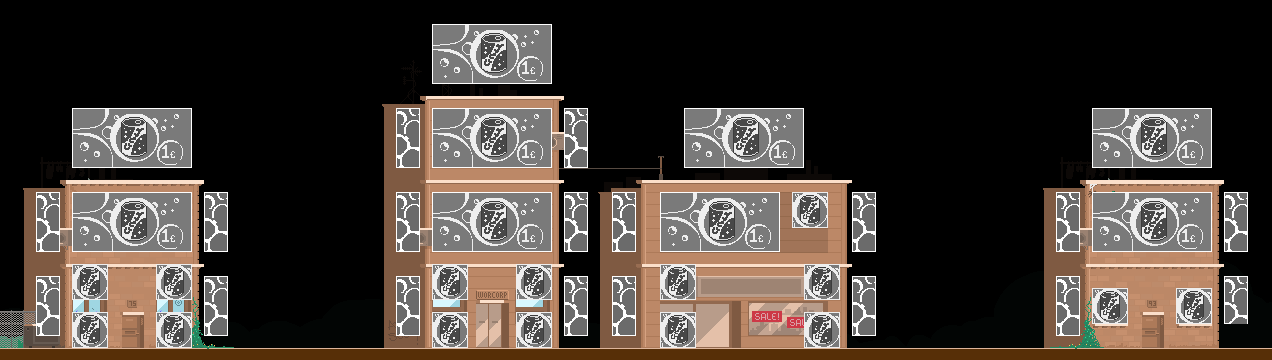

The image is a tile-based game level rendered from a .tmx file. Its description and complete source (layers, tilesets, objects, tile grids) follow:
An orthogonal 106x30 tile map with 12x12 px tiles, 1 tile layer (adLayer), 3 tilesets, 1 image layer.

<map version="1.0" tiledversion="1.0.3" orientation="orthogonal" renderorder="right-down" width="106" height="30" tilewidth="12" tileheight="12" nextobjectid="20">
 <tileset firstgid="1" name="banner_ph" tilewidth="12" tileheight="12" tilecount="10" columns="2">
  <image source="../images/enemies/banner_ph.png" width="24" height="60" />
 </tileset>
 <tileset firstgid="11" name="billboard_ph" tilewidth="12" tileheight="12" tilecount="50" columns="10">
  <image source="../images/enemies/billboard_ph.png" width="120" height="60" />
 </tileset>
 <tileset firstgid="61" name="square_ph" tilewidth="12" tileheight="12" tilecount="9" columns="3">
  <image source="../images/enemies/square_ph.png" width="36" height="36" />
 </tileset>
 <imagelayer name="bgLayer">
  <image source="../images/bg.png" width="1280" height="360" />
 </imagelayer>
 <layer name="adLayer" width="106" height="30">
  <data encoding="csv">
0,0,0,0,0,0,0,0,0,0,0,0,0,0,0,0,0,0,0,0,0,0,0,0,0,0,0,0,0,0,0,0,0,0,0,0,0,0,0,0,0,0,0,0,0,0,0,0,0,0,0,0,0,0,0,0,0,0,0,0,0,0,0,0,0,0,0,0,0,0,0,0,0,0,0,0,0,0,0,0,0,0,0,0,0,0,0,0,0,0,0,0,0,0,0,0,0,0,0,0,0,0,0,0,0,0,
0,0,0,0,0,0,0,0,0,0,0,0,0,0,0,0,0,0,0,0,0,0,0,0,0,0,0,0,0,0,0,0,0,0,0,0,0,0,0,0,0,0,0,0,0,0,0,0,0,0,0,0,0,0,0,0,0,0,0,0,0,0,0,0,0,0,0,0,0,0,0,0,0,0,0,0,0,0,0,0,0,0,0,0,0,0,0,0,0,0,0,0,0,0,0,0,0,0,0,0,0,0,0,0,0,0,
0,0,0,0,0,0,0,0,0,0,0,0,0,0,0,0,0,0,0,0,0,0,0,0,0,0,0,0,0,0,0,0,0,0,0,0,11,12,13,14,15,16,17,18,19,20,0,0,0,0,0,0,0,0,0,0,0,0,0,0,0,0,0,0,0,0,0,0,0,0,0,0,0,0,0,0,0,0,0,0,0,0,0,0,0,0,0,0,0,0,0,0,0,0,0,0,0,0,0,0,0,0,0,0,0,0,
0,0,0,0,0,0,0,0,0,0,0,0,0,0,0,0,0,0,0,0,0,0,0,0,0,0,0,0,0,0,0,0,0,0,0,0,21,22,23,24,25,26,27,28,29,30,0,0,0,0,0,0,0,0,0,0,0,0,0,0,0,0,0,0,0,0,0,0,0,0,0,0,0,0,0,0,0,0,0,0,0,0,0,0,0,0,0,0,0,0,0,0,0,0,0,0,0,0,0,0,0,0,0,0,0,0,
0,0,0,0,0,0,0,0,0,0,0,0,0,0,0,0,0,0,0,0,0,0,0,0,0,0,0,0,0,0,0,0,0,0,0,0,31,32,33,34,35,36,37,38,39,40,0,0,0,0,0,0,0,0,0,0,0,0,0,0,0,0,0,0,0,0,0,0,0,0,0,0,0,0,0,0,0,0,0,0,0,0,0,0,0,0,0,0,0,0,0,0,0,0,0,0,0,0,0,0,0,0,0,0,0,0,
0,0,0,0,0,0,0,0,0,0,0,0,0,0,0,0,0,0,0,0,0,0,0,0,0,0,0,0,0,0,0,0,0,0,0,0,41,42,43,44,45,46,47,48,49,50,0,0,0,0,0,0,0,0,0,0,0,0,0,0,0,0,0,0,0,0,0,0,0,0,0,0,0,0,0,0,0,0,0,0,0,0,0,0,0,0,0,0,0,0,0,0,0,0,0,0,0,0,0,0,0,0,0,0,0,0,
0,0,0,0,0,0,0,0,0,0,0,0,0,0,0,0,0,0,0,0,0,0,0,0,0,0,0,0,0,0,0,0,0,0,0,0,51,52,53,54,55,56,57,58,59,60,0,0,0,0,0,0,0,0,0,0,0,0,0,0,0,0,0,0,0,0,0,0,0,0,0,0,0,0,0,0,0,0,0,0,0,0,0,0,0,0,0,0,0,0,0,0,0,0,0,0,0,0,0,0,0,0,0,0,0,0,
0,0,0,0,0,0,0,0,0,0,0,0,0,0,0,0,0,0,0,0,0,0,0,0,0,0,0,0,0,0,0,0,0,0,0,0,0,0,0,0,0,0,0,0,0,0,0,0,0,0,0,0,0,0,0,0,0,0,0,0,0,0,0,0,0,0,0,0,0,0,0,0,0,0,0,0,0,0,0,0,0,0,0,0,0,0,0,0,0,0,0,0,0,0,0,0,0,0,0,0,0,0,0,0,0,0,
0,0,0,0,0,0,0,0,0,0,0,0,0,0,0,0,0,0,0,0,0,0,0,0,0,0,0,0,0,0,0,0,0,0,0,0,0,0,0,0,0,0,0,0,0,0,0,0,0,0,0,0,0,0,0,0,0,0,0,0,0,0,0,0,0,0,0,0,0,0,0,0,0,0,0,0,0,0,0,0,0,0,0,0,0,0,0,0,0,0,0,0,0,0,0,0,0,0,0,0,0,0,0,0,0,0,
0,0,0,0,0,0,11,12,13,14,15,16,17,18,19,20,0,0,0,0,0,0,0,0,0,0,0,0,0,0,0,0,0,1,2,0,11,12,13,14,15,16,17,18,19,20,0,1,2,0,0,0,0,0,0,0,0,11,12,13,14,15,16,17,18,19,20,0,0,0,0,0,0,0,0,0,0,0,0,0,0,0,0,0,0,0,0,0,0,0,0,11,12,13,14,15,16,17,18,19,20,0,0,0,0,0,
0,0,0,0,0,0,21,22,23,24,25,26,27,28,29,30,0,0,0,0,0,0,0,0,0,0,0,0,0,0,0,0,0,3,4,0,21,22,23,24,25,26,27,28,29,30,0,3,4,0,0,0,0,0,0,0,0,21,22,23,24,25,26,27,28,29,30,0,0,0,0,0,0,0,0,0,0,0,0,0,0,0,0,0,0,0,0,0,0,0,0,21,22,23,24,25,26,27,28,29,30,0,0,0,0,0,
0,0,0,0,0,0,31,32,33,34,35,36,37,38,39,40,0,0,0,0,0,0,0,0,0,0,0,0,0,0,0,0,0,5,6,0,31,32,33,34,35,36,37,38,39,40,0,5,6,0,0,0,0,0,0,0,0,31,32,33,34,35,36,37,38,39,40,0,0,0,0,0,0,0,0,0,0,0,0,0,0,0,0,0,0,0,0,0,0,0,0,31,32,33,34,35,36,37,38,39,40,0,0,0,0,0,
0,0,0,0,0,0,41,42,43,44,45,46,47,48,49,50,0,0,0,0,0,0,0,0,0,0,0,0,0,0,0,0,0,7,8,0,41,42,43,44,45,46,47,48,49,50,0,7,8,0,0,0,0,0,0,0,0,41,42,43,44,45,46,47,48,49,50,0,0,0,0,0,0,0,0,0,0,0,0,0,0,0,0,0,0,0,0,0,0,0,0,41,42,43,44,45,46,47,48,49,50,0,0,0,0,0,
0,0,0,0,0,0,51,52,53,54,55,56,57,58,59,60,0,0,0,0,0,0,0,0,0,0,0,0,0,0,0,0,0,9,10,0,51,52,53,54,55,56,57,58,59,60,0,9,10,0,0,0,0,0,0,0,0,51,52,53,54,55,56,57,58,59,60,0,0,0,0,0,0,0,0,0,0,0,0,0,0,0,0,0,0,0,0,0,0,0,0,51,52,53,54,55,56,57,58,59,60,0,0,0,0,0,
0,0,0,0,0,0,0,0,0,0,0,0,0,0,0,0,0,0,0,0,0,0,0,0,0,0,0,0,0,0,0,0,0,0,0,0,0,0,0,0,0,0,0,0,0,0,0,0,0,0,0,0,0,0,0,0,0,0,0,0,0,0,0,0,0,0,0,0,0,0,0,0,0,0,0,0,0,0,0,0,0,0,0,0,0,0,0,0,0,0,0,0,0,0,0,0,0,0,0,0,0,0,0,0,0,0,
0,0,0,0,0,0,0,0,0,0,0,0,0,0,0,0,0,0,0,0,0,0,0,0,0,0,0,0,0,0,0,0,0,0,0,0,0,0,0,0,0,0,0,0,0,0,0,0,0,0,0,0,0,0,0,0,0,0,0,0,0,0,0,0,0,0,0,0,0,0,0,0,0,0,0,0,0,0,0,0,0,0,0,0,0,0,0,0,0,0,0,0,0,0,0,0,0,0,0,0,0,0,0,0,0,0,
0,0,0,1,2,0,11,12,13,14,15,16,17,18,19,20,0,1,2,0,0,0,0,0,0,0,0,0,0,0,0,0,0,1,2,0,11,12,13,14,15,16,17,18,19,20,0,1,2,0,0,1,2,0,0,11,12,13,14,15,16,17,18,19,20,0,61,62,63,0,0,1,2,0,0,0,0,0,0,0,0,0,0,0,0,0,0,0,1,2,0,11,12,13,14,15,16,17,18,19,20,0,1,2,0,0,
0,0,0,3,4,0,21,22,23,24,25,26,27,28,29,30,0,3,4,0,0,0,0,0,0,0,0,0,0,0,0,0,0,3,4,0,21,22,23,24,25,26,27,28,29,30,0,3,4,0,0,3,4,0,0,21,22,23,24,25,26,27,28,29,30,0,64,65,66,0,0,3,4,0,0,0,0,0,0,0,0,0,0,0,0,0,0,0,3,4,0,21,22,23,24,25,26,27,28,29,30,0,3,4,0,0,
0,0,0,5,6,0,31,32,33,34,35,36,37,38,39,40,0,5,6,0,0,0,0,0,0,0,0,0,0,0,0,0,0,5,6,0,31,32,33,34,35,36,37,38,39,40,0,5,6,0,0,5,6,0,0,31,32,33,34,35,36,37,38,39,40,0,67,68,69,0,0,5,6,0,0,0,0,0,0,0,0,0,0,0,0,0,0,0,5,6,0,31,32,33,34,35,36,37,38,39,40,0,5,6,0,0,
0,0,0,7,8,0,41,42,43,44,45,46,47,48,49,50,0,7,8,0,0,0,0,0,0,0,0,0,0,0,0,0,0,7,8,0,41,42,43,44,45,46,47,48,49,50,0,7,8,0,0,7,8,0,0,41,42,43,44,45,46,47,48,49,50,0,0,0,0,0,0,7,8,0,0,0,0,0,0,0,0,0,0,0,0,0,0,0,7,8,0,41,42,43,44,45,46,47,48,49,50,0,7,8,0,0,
0,0,0,9,10,0,51,52,53,54,55,56,57,58,59,60,0,9,10,0,0,0,0,0,0,0,0,0,0,0,0,0,0,9,10,0,51,52,53,54,55,56,57,58,59,60,0,9,10,0,0,9,10,0,0,51,52,53,54,55,56,57,58,59,60,0,0,0,0,0,0,9,10,0,0,0,0,0,0,0,0,0,0,0,0,0,0,0,9,10,0,51,52,53,54,55,56,57,58,59,60,0,9,10,0,0,
0,0,0,0,0,0,0,0,0,0,0,0,0,0,0,0,0,0,0,0,0,0,0,0,0,0,0,0,0,0,0,0,0,0,0,0,0,0,0,0,0,0,0,0,0,0,0,0,0,0,0,0,0,0,0,0,0,0,0,0,0,0,0,0,0,0,0,0,0,0,0,0,0,0,0,0,0,0,0,0,0,0,0,0,0,0,0,0,0,0,0,0,0,0,0,0,0,0,0,0,0,0,0,0,0,0,
0,0,0,0,0,0,61,62,63,0,0,0,0,61,62,63,0,0,0,0,0,0,0,0,0,0,0,0,0,0,0,0,0,0,0,0,61,62,63,0,0,0,0,61,62,63,0,0,0,0,0,0,0,0,0,61,62,63,0,0,0,0,0,0,0,0,0,61,62,63,0,0,0,0,0,0,0,0,0,0,0,0,0,0,0,0,0,0,0,0,0,0,0,0,0,0,0,0,0,0,0,0,0,0,0,0,
0,0,0,1,2,0,64,65,66,0,0,0,0,64,65,66,0,1,2,0,0,0,0,0,0,0,0,0,0,0,0,0,0,1,2,0,64,65,66,0,0,0,0,64,65,66,0,1,2,0,0,1,2,0,0,64,65,66,0,0,0,0,0,0,0,0,0,64,65,66,0,1,2,0,0,0,0,0,0,0,0,0,0,0,0,0,0,0,1,2,0,0,0,0,0,0,0,0,0,0,0,0,1,2,0,0,
0,0,0,3,4,0,67,68,69,0,0,0,0,67,68,69,0,3,4,0,0,0,0,0,0,0,0,0,0,0,0,0,0,3,4,0,67,68,69,0,0,0,0,67,68,69,0,3,4,0,0,3,4,0,0,67,68,69,0,0,0,0,0,0,0,0,0,67,68,69,0,3,4,0,0,0,0,0,0,0,0,0,0,0,0,0,0,0,3,4,0,61,62,63,0,0,0,0,61,62,63,0,3,4,0,0,
0,0,0,5,6,0,0,0,0,0,0,0,0,0,0,0,0,5,6,0,0,0,0,0,0,0,0,0,0,0,0,0,0,5,6,0,0,0,0,0,0,0,0,0,0,0,0,5,6,0,0,5,6,0,0,0,0,0,0,0,0,0,0,0,0,0,0,0,0,0,0,5,6,0,0,0,0,0,0,0,0,0,0,0,0,0,0,0,5,6,0,64,65,66,0,0,0,0,64,65,66,0,5,6,0,0,
0,0,0,7,8,0,61,62,63,0,0,0,0,61,62,63,0,7,8,0,0,0,0,0,0,0,0,0,0,0,0,0,0,7,8,0,61,62,63,0,0,0,0,61,62,63,0,7,8,0,0,7,8,0,0,61,62,63,0,0,0,0,0,0,0,0,0,61,62,63,0,7,8,0,0,0,0,0,0,0,0,0,0,0,0,0,0,0,7,8,0,67,68,69,0,0,0,0,67,68,69,0,7,8,0,0,
0,0,0,9,10,0,64,65,66,0,0,0,0,64,65,66,0,9,10,0,0,0,0,0,0,0,0,0,0,0,0,0,0,9,10,0,64,65,66,0,0,0,0,64,65,66,0,9,10,0,0,9,10,0,0,64,65,66,0,0,0,0,0,0,0,0,0,64,65,66,0,9,10,0,0,0,0,0,0,0,0,0,0,0,0,0,0,0,9,10,0,0,0,0,0,0,0,0,0,0,0,0,0,0,0,0,
0,0,0,0,0,0,67,68,69,0,0,0,0,67,68,69,0,0,0,0,0,0,0,0,0,0,0,0,0,0,0,0,0,0,0,0,67,68,69,0,0,0,0,67,68,69,0,0,0,0,0,0,0,0,0,67,68,69,0,0,0,0,0,0,0,0,0,67,68,69,0,0,0,0,0,0,0,0,0,0,0,0,0,0,0,0,0,0,0,0,0,0,0,0,0,0,0,0,0,0,0,0,0,0,0,0,
0,0,0,0,0,0,0,0,0,0,0,0,0,0,0,0,0,0,0,0,0,0,0,0,0,0,0,0,0,0,0,0,0,0,0,0,0,0,0,0,0,0,0,0,0,0,0,0,0,0,0,0,0,0,0,0,0,0,0,0,0,0,0,0,0,0,0,0,0,0,0,0,0,0,0,0,0,0,0,0,0,0,0,0,0,0,0,0,0,0,0,0,0,0,0,0,0,0,0,0,0,0,0,0,0,0
</data>
 </layer>
</map>
